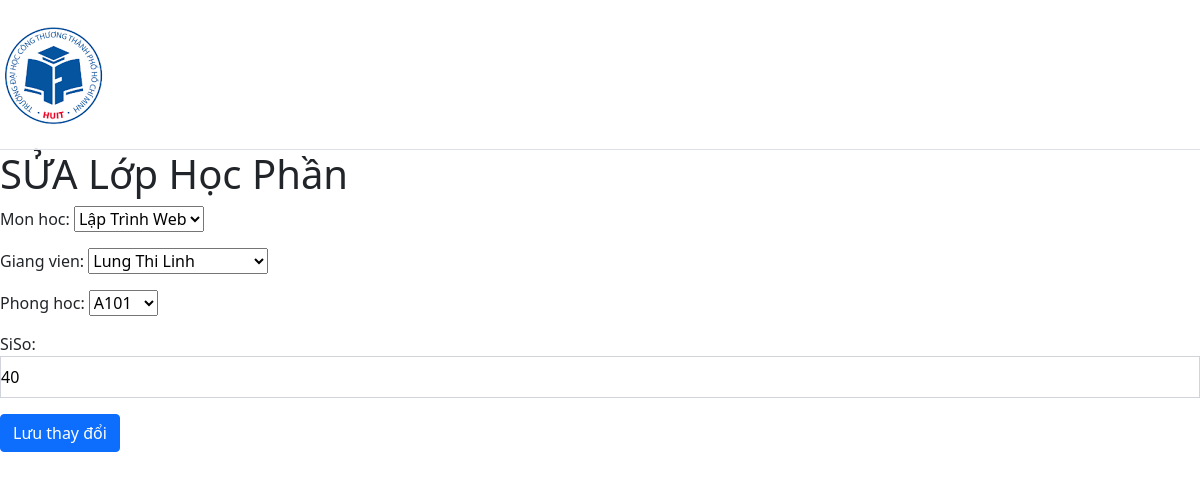
Page /TKB_APP/suaLopHocPhan/16/ on the committed database.
### TKB_APP/models.py (models this page shows, shortened)
class LopHocPhan(models.Model):
    mon_hoc = models.ForeignKey(MonHoc, on_delete=models.CASCADE)
    giang_vien = models.ForeignKey(GiangVien, on_delete=models.CASCADE)
    phong_hoc = models.ForeignKey(PhongHoc, on_delete=models.CASCADE)
    SiSo = models.IntegerField()

### TKB_APP/views.py (the view)
# urls.py: path('suaLopHocPhan/<int:lop_hoc_phan_id>/', views.suaLopHocPhan, name='suaLopHocPhan'),
def suaLopHocPhan(request, lop_hoc_phan_id):
    lop_hoc_phan= get_object_or_404(LopHocPhan, id=lop_hoc_phan_id)
    if request.method == 'POST':
        form = LopHocPhanForm(request.POST, request.FILES, instance=lop_hoc_phan)
        if form.is_valid():
            form.save()
            return HttpResponseRedirect('/TKB_APP/schedule')
    else:
        form = LopHocPhanForm(instance=lop_hoc_phan)
    return render(request, 'pages/SuaLopHocPhan.html', {'form': form})

### TKB_APP/forms.py (shortened to what this page needs)
class LopHocPhanForm(forms.ModelForm):
    class Meta:
        model = LopHocPhan
        fields = ['mon_hoc','giang_vien','phong_hoc','SiSo']

### TKB_APP/models.py (called while the page is built)
    def __str__(self):
        return self.TenGiangVien

    def __str__(self):
        return self.TenMonHoc

    def __str__(self):
        return self.TenPhongHoc

### TKB_APP/templates/pages/SuaLopHocPhan.html (shortened to what this page needs)
{% extends "pages/layout.html" %}
{% block content %}
<main class="p-6 sm:p-10 space-y-6">
  <div class="flex flex-col space-y-6 md:space-y-0 md:flex-row justify-between">
      <div class="mr-6">
          <h1 class="text-4xl font-semibold mb-2">SỬA Lớp  Học Phần</h1>
      </div>
  </div>
  <div class="bg-white p-6 rounded-lg shadow-md">
    <form method="post" class="space-y-4">
      {{ form.as_p }}
      <div class="flex justify-end">
        <button type="submit" class="btn btn-primary">Lưu thay đổi</button>
      </div>
    </form>
  </div>
</main>
{% endblock %}

### TKB_APP/templates/pages/SuaLopHocPhan.html (style rules this page uses)
input { border: 1px solid rgb(209 213 219); padding: 8px 0; width: 100%; }

### rows in the picture
LopHocPhan: mon_hoc "Lập Trình Web", giang_vien "Lung Thi Linh", phong_hoc "A101", SiSo "40"
